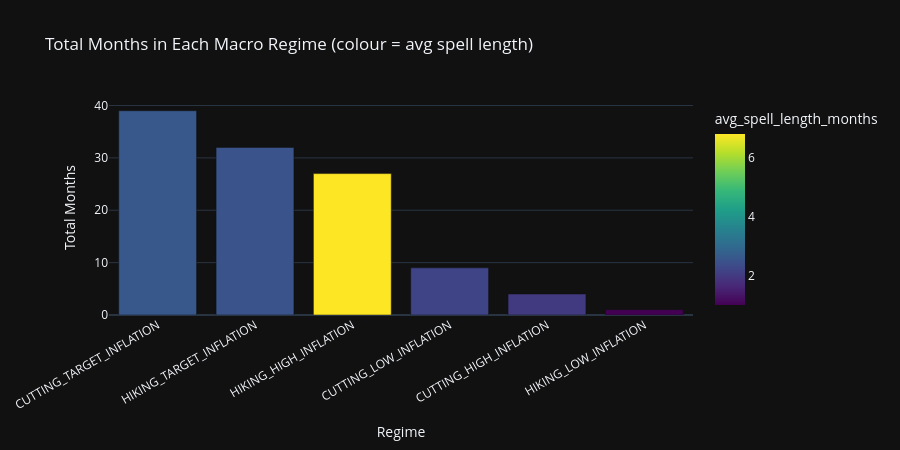

Source (notebook cell):
### Markdown cell above
## 1. Regime duration and frequency
How much calendar time has each regime occupied, and how persistent
is each one once it starts? A regime that lasts 2 months gives very
little time to act on; one that lasts 18 months is a real environment
to position for.

### Code cell
# Load the macro regime table directly (one row per month, not per ticker-day)
macro_files = sorted(PROC_MACRO_DIR.glob("macro_regimes_*.parquet"))
regimes = pd.read_parquet(macro_files[-1])
regimes["date"] = pd.to_datetime(regimes["date"])
regimes = regimes.dropna(subset=["composite_regime"]).sort_values("date")

# Count total months per regime
month_counts = regimes["composite_regime"].value_counts()

# Find each contiguous "spell" of a regime and its length
regimes["regime_changed"] = (
    regimes["composite_regime"] != regimes["composite_regime"].shift(1)
).cumsum()
spells = (
    regimes.groupby("regime_changed")
    .agg(
        regime=("composite_regime", "first"),
        start=("date", "first"),
        end=("date", "last"),
        months=("date", "count"),
    )
    .reset_index(drop=True)
)

avg_spell_length = spells.groupby("regime")["months"].mean().round(1)

summary = pd.DataFrame({
    "total_months": month_counts,
    "avg_spell_length_months": avg_spell_length,
    "num_spells": spells.groupby("regime").size(),
}).sort_values("total_months", ascending=False)

print(summary.to_string())

fig = px.bar(
    summary.reset_index().rename(columns={"index": "regime"}),
    x="regime", y="total_months",
    color="avg_spell_length_months",
    color_continuous_scale="Viridis",
    title="Total Months in Each Macro Regime (colour = avg spell length)",
    labels={"total_months": "Total Months", "regime": "Regime"},
    template="plotly_dark",
)
fig.update_layout(height=450, xaxis_tickangle=-30)
fig.show()

### Figure 1 — Plotly figure (JSON) as saved in the notebook; plotly's stock layout.template omitted (floating-point values rounded to 4 significant figures)
{"data": [{"hovertemplate": "Regime=%{x}<br>Total Months=%{y}<br>avg_spell_length_months=%{marker.color}<extra></extra>", "legendgroup": "", "marker": {"color": [2.6, 2.5, 6.8, 2.2, 2.0, 1.0], "coloraxis": "coloraxis", "pattern": {"shape": ""}}, "name": "", "orientation": "v", "showlegend": false, "textposition": "auto", "type": "bar", "x": ["CUTTING_TARGET_INFLATION", "HIKING_TARGET_INFLATION", "HIKING_HIGH_INFLATION", "CUTTING_LOW_INFLATION", "CUTTING_HIGH_INFLATION", "HIKING_LOW_INFLATION"], "xaxis": "x", "y": [39, 32, 27, 9, 4, 1], "yaxis": "y"}], "layout": {"barmode": "relative", "coloraxis": {"autocolorscale": false, "colorbar": {"title": {"text": "avg_spell_length_months"}}, "colorscale": [[0, "#440154"], [0.1111, "#482878"], [0.2222, "#3e4989"], [0.3333, "#31688e"], [0.4444, "#26828e"], [0.5556, "#1f9e89"], [0.6667, "#35b779"], [0.7778, "#6ece58"], [0.8889, "#b5de2b"], [1, "#fde725"]]}, "height": 450, "legend": {"tracegroupgap": 0}, "title": {"text": "Total Months in Each Macro Regime (colour = avg spell length)"}, "xaxis": {"anchor": "y", "domain": [0, 1], "tickangle": -30, "title": {"text": "Regime"}}, "yaxis": {"anchor": "x", "domain": [0, 1], "title": {"text": "Total Months"}}}}
